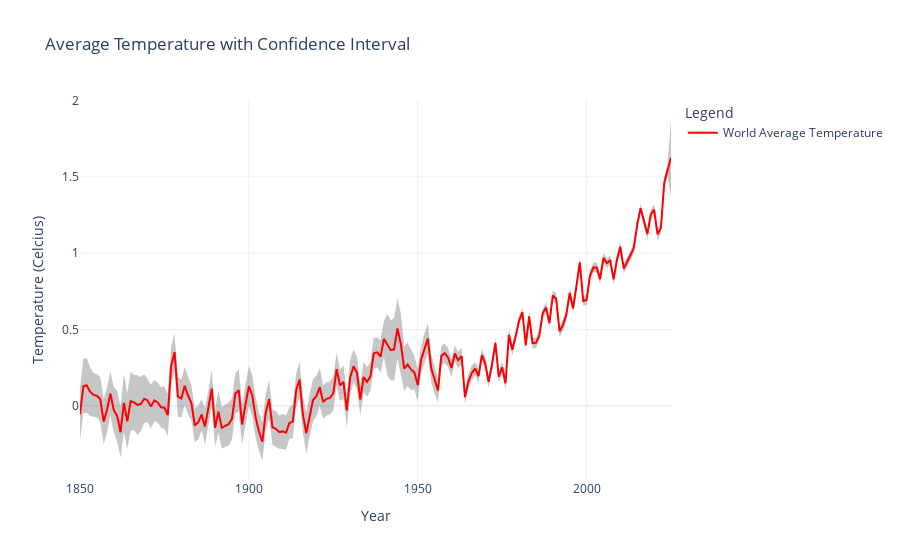

The notebook cell this image was saved under:
### Code cell
fig = go.Figure(layout=go.Layout(template='plotly_white'))

# Add traces for each data series

fig.add_trace(go.Scatter(
    x=world_temp_data['year'],
    y=world_temp_data['upper_bound'],
    mode='lines',
    name='Upper Bound',
    line=dict(width=0),
    showlegend=False
))

fig.add_trace(go.Scatter(
    x=world_temp_data['year'],
    y=world_temp_data['lower_bound'],
    mode='lines',
    line=dict(width=0),
    fillcolor = 'rgba(68, 68, 68, 0.3)',
    fill = 'tonexty',
    name='Lower Bound',
    showlegend=False
))

fig.add_trace(go.Scatter(
    x=world_temp_data['year'],
    y=world_temp_data['avg_temp'],
    mode='lines',
    name='World Average Temperature',
    line=dict(color='red')
))

fig.update_layout(
    title='Average Temperature with Confidence Interval',
    xaxis_title='Year',
    yaxis_title='Temperature (Celcius)',
    hovermode='x unified', # Shows hover info for all traces at a given x-value
    legend_title_text='Legend'
)

### Figure 1 — Plotly figure (JSON) as saved in the notebook; plotly's stock layout.template omitted (floating-point values rounded to 4 significant figures; data arrays with more than 128 entries replaced by an {"elided": "..."} marker saying what was removed)
{"data": [{"line": {"width": 0}, "mode": "lines", "name": "Upper Bound", "showlegend": false, "type": "scatter", "x": {"elided": "176 int values"}, "y": {"elided": "176 float values"}}, {"fill": "tonexty", "fillcolor": "rgba(68, 68, 68, 0.3)", "line": {"width": 0}, "mode": "lines", "name": "Lower Bound", "showlegend": false, "type": "scatter", "x": {"elided": "176 int values"}, "y": {"elided": "176 float values"}}, {"line": {"color": "red"}, "mode": "lines", "name": "World Average Temperature", "type": "scatter", "x": {"elided": "176 int values"}, "y": {"elided": "176 float values"}}], "layout": {"hovermode": "x unified", "legend": {"title": {"text": "Legend"}}, "title": {"text": "Average Temperature with Confidence Interval"}, "xaxis": {"title": {"text": "Year"}}, "yaxis": {"title": {"text": "Temperature (Celcius)"}}}}
